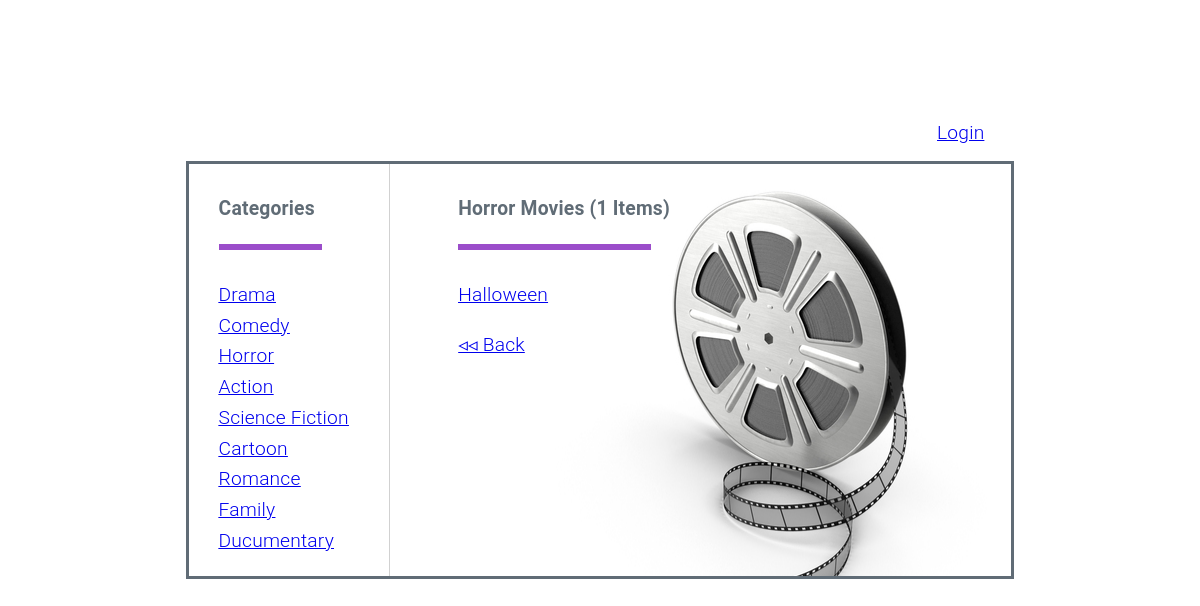
The page /category/3 on the database its author committed.
### database_setup.py (models this page shows, shortened)
class Category(Base):
    __tablename__ = 'category'
    id = Column(Integer, primary_key=True)
    name = Column(String(250), nullable=False)
    user_id = Column(Integer, ForeignKey('user.id'))
    user = relationship(User)

class Movie(Base):
    __tablename__ = 'movie'
    id = Column(Integer, primary_key=True)
    name = Column(String(80), nullable=False)
    description = Column(String(250))
    date = Column(DateTime)
    category_id = Column(Integer, ForeignKey('category.id'))
    category = relationship(Category)
    user_id = Column(Integer, ForeignKey('user.id'))
    user = relationship(User)

### application.py (the view)
@app.route('/category/<int:category_id>')
def showCategory(category_id):
    categories = session.query(Category).all()
    category = session.query(Category).filter_by(id=category_id).first()
    categoryName = category.name
    categoryMovies = (session.query(Movie).filter_by
                      (category_id=category_id).all())
    categoryMoviesCount = (session.query(Movie).filter_by
                           (category_id=category_id).count())
    if 'username' not in login_session:
        return (render_template('public_showCategory.html',
                categories=categories, categoryMovies=categoryMovies,
                categoryName=categoryName,
                categoryMoviesCount=categoryMoviesCount))
    else:
        return (render_template('showCategory.html', categories=categories,
                categoryMovies=categoryMovies, categoryName=categoryName,
                categoryMoviesCount=categoryMoviesCount))

### templates/public_showCategory.html (shortened to what this page needs)
<!DOCTYPE html>
<html lang="en">
<head>
  <link rel="stylesheet" href="/static/style.css">
</head>
<body>
  <a class="login__logout__link" href="{{url_for('showLogin')}}">Login</a>
  <div class="container">
    <div class="categories">
      <h6 class="list__header">
        <span class="header__title">Categories</span>
        <span class="categories_header_bar"></span>
      </h6>
      <ul>
        {% for category in categories %}
          <a href="{{url_for('showCategory', category_id = category.id )}}">
            <li class="items__item">
              <span class="item__name">{{category.name}}</span>
            </li>
          </a>
        {% endfor %}
      </ul>
    </div>
    <div>
	    <h6 class="list__header">
		    <span class="header__title">{{categoryName}} Movies ({{categoryMoviesCount}} Items)</span>
			  <span class="header__bar"></span>
		  </h6>
      <ul>
        {% if categoryMovies !=[] %}
		      {% for categoryMovie in categoryMovies %}
            <a href="{{url_for('showCategoryMovie', category_id = categoryMovie.category_id , movie_id = categoryMovie.id )}}">
				      <li class="items__item">
                <span class="item__name">{{categoryMovie.name}}</span>
				      </li>
			      </a>
			    {% endfor %}
        {% else %}
          <p> No Movies availble for this category. </p>
        {% endif %}
		  </ul>
      <div class="bottom">
        <a href="{{url_for('showCategories')}}" class="controls__back">◃◃ Back</a>
      </div>
	  </div>
	</div>
</body>
</html>

### static/style.css (style rules this page uses)
* { box-sizing: border-box; }
body { display: block; color:#606c76; font-family:"Roboto","Helvetica Neue","Helvetica","Arial",sans-serif; font-size:1.2em; font-weight:300; letter-spacing:.01em; line-height:1.6; }
.container { display: flex; border: 3px solid; max-width: 70%; margin: auto; margin-top: 1%; background-image: url("img/film-reel.jpg"); background-repeat: no-repeat; background-position: right; object-fit: cover; }
ul { list-style-type: none; padding-left: 30px; }
.list__header .header__title { font-weight: 700; font-size: 1.5em; margin-bottom: 1em; display: block; text-transform: capitalize; padding-left: 30px; }
.categories_header_bar { border-bottom: .5em solid #9b4dca; height: .1em; display: block; width: 8em; margin-left: 30px; }
.list__header .header__bar { border-bottom: .5em solid #9b4dca; height: .1em; display: block; width: 15em; margin-left: 30px; }
.items__item .item__name { text-transform: capitalize; text-decoration: underline; }
.controls__back { padding-left: 30px; }
.login__logout__link { display: block; max-width: 70%; margin: auto; text-align: right; padding-right: 30px; margin-top: 10%; }
.bottom { position: absolute; height: 10px;*/ bottom: 30; left: 30; }
@media (min-width: 40.0em) { .categories { border-right: .1em solid #d1d1d1; margin-right: 2em; padding-right: 40px; } }

### rows shown on the page
Category: name "Drama"
Category: name "Comedy"
Category: name "Horror"
Category: name "Action"
Category: name "Science Fiction"
Category: name "Cartoon"
Category: name "Romance"
Category: name "Family"
Category: name "Ducumentary"
Movie: name "Halloween"

### other values the page prints
{{ categoryMoviesCount }} "1"
